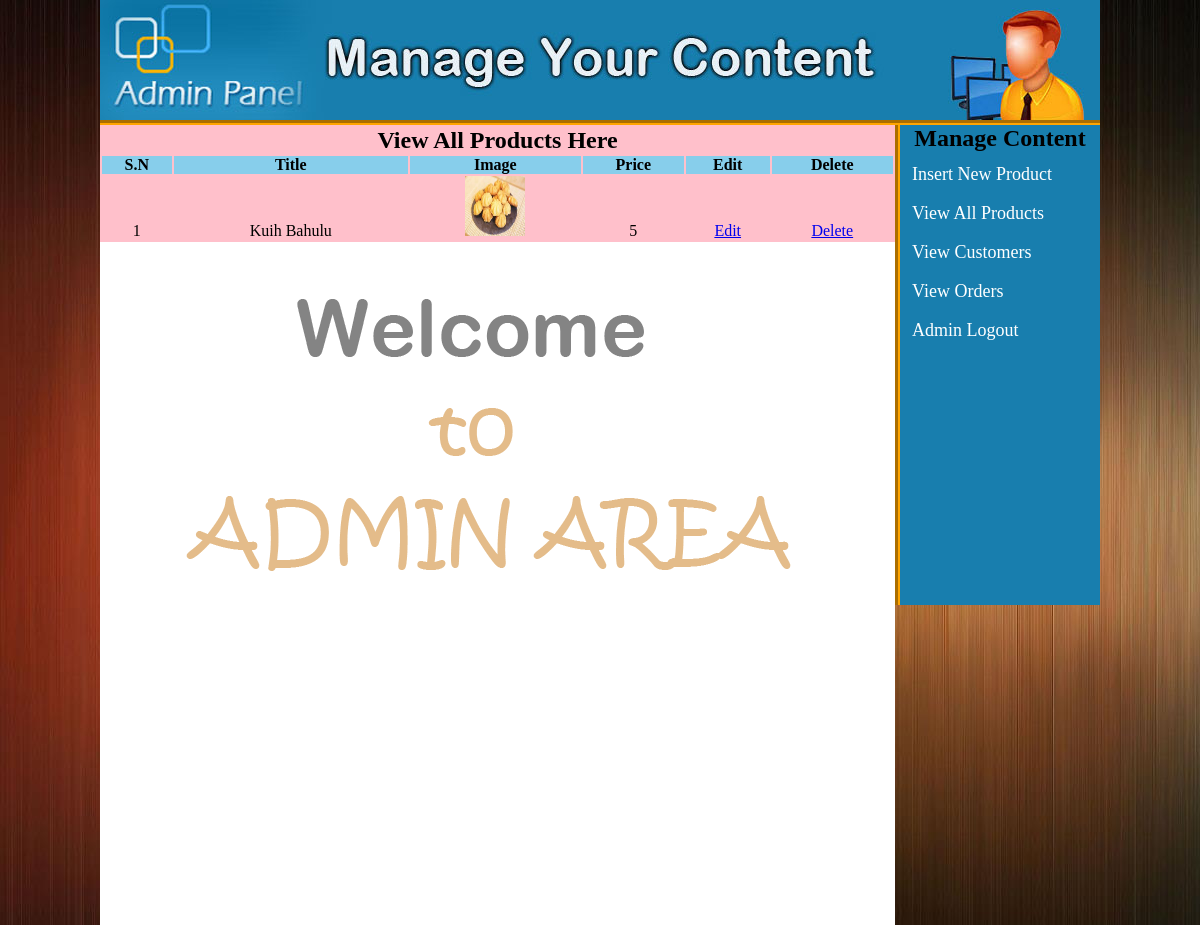
/seller/pagePenjual.php?view_products (signed in), run on the app's committed database.
### tables this page shows
CREATE TABLE `products` (
  `product_id` int(100) NOT NULL,
  `product_cat` int(100) NOT NULL,
  `product_brand` varchar(255) NOT NULL,
  `product_title` varchar(255) NOT NULL,
  `product_price` int(100) NOT NULL,
  `product_desc` text NOT NULL,
  `product_image` text NOT NULL,
  `product_keywords` text NOT NULL,
  `product_user_id` int(10) NOT NULL
);

### seller/view_products.php (the view)
<table width="795" align="center" bgcolor="pink">
	<tr align="center">
		<td colspan="6"><h2>View All Products Here</h2></td>
	</tr>
	<tr align="center" bgcolor="skyblue">
		<th>S.N</th>
		<th>Title</th>
		<th>Image</th>
		<th>Price</th>
		<th>Edit</th>
		<th>Delete</th>
	</tr>
	<?php
	include("includes/db.php");
	$user = $_SESSION['user_email'];
	$get_a = "select * from seller where email='$user'";
	$run_a = mysqli_query($con, $get_a);
	$row_a = mysqli_fetch_array($run_a);
	$a_id = $row_a['seller_id'];
	$get_pro = "select * from products where product_user_id = '$a_id'";
	$run_pro = mysqli_query($con, $get_pro);
	$i = 0;
	while ($row_pro=mysqli_fetch_array($run_pro)){
		$pro_id = $row_pro['product_id'];
		$pro_title = $row_pro['product_title'];
		$pro_image = $row_pro['product_image'];
		$pro_price = $row_pro['product_price'];
		$i++;
	?>
	<tr align="center">
		<td><?php echo $i;?></td>
		<td><?php echo $pro_title;?></td>
		<td><img src="product_images/<?php echo $pro_image;?>" width="60" height="60"/></td>
		<td><?php echo $pro_price;?></td>
		<td><a href="pagePenjual.php?edit_pro=<?php echo $pro_id; ?>">Edit</a></td>
		<td><a href="delete_pro.php?delete_pro=<?php echo $pro_id;?>">Delete</a></td>
	</tr>
	<?php } ?>
</table>

### seller/styles/style.css (style rules this page uses)
html, body, div, span, applet, object, iframe, h1, h2, h3, h4, h5, h6, p, blockquote, pre, a, abbr, acronym, address, big, cite, code, del, dfn, em, img, ins, kbd, q, s, samp, small, strike, strong, sub, sup, tt, var, b, u, i, center, dl, dt, dd, ol, ul, li, fieldset, form, label, legend, table, caption, tbody, tfoot, thead, tr, th, td, article, aside, canvas, details, embed, figure, figcaption, footer, header, hgroup, menu, nav, output, ruby, section, summary, time, mark, audio, video { margin: 0; padding: 0; border: 0; vertical-align: baseline; }
body { background-image:url("html-background-image-HD1.gif"); }

### data on the page
products: product_title "Kuih Bahulu", product_image (picture), product_price "5"
